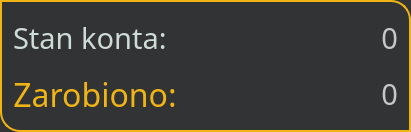
   <widget class="QGroupBox" name="groupBox_4">
    <property name="geometry">
     <rect>
      <x>320</x>
      <y>30</y>
      <width>411</width>
      <height>111</height>
     </rect>
    </property>
    <property name="styleSheet">
     <string notr="true">QGroupBox{
background-color:#313335;
border: 2px solid rgb(240, 181, 20);
border-bottom-left-radius:  20px;
border-top-right-radius:  20px;
}</string>
    </property>
    <property name="title">
     <string/>
    </property>
    <layout class="QFormLayout" name="formLayout">
     <item row="0" column="0">
      <widget class="QLabel" name="label_2">
       <property name="font">
        <font>
         <family>Bahnschrift</family>
         <pointsize>22</pointsize>
         <weight>9</weight>
         <italic>false</italic>
         <bold>false</bold>
        </font>
       </property>
       <property name="styleSheet">
        <string notr="true">font: 75 22pt &quot;Bahnschrift&quot;;
color: #CFDBD5;</string>
       </property>
       <property name="text">
        <string>Stan konta:</string>
       </property>
      </widget>
     </item>
     <item row="0" column="1">
      <widget class="QLabel" name="ShowTotalEuro">
       <property name="minimumSize">
        <size>
         <width>0</width>
         <height>50</height>
        </size>
       </property>
       <property name="font">
        <font>
         <family>Bahnschrift</family>
         <pointsize>22</pointsize>
         <weight>9</weight>
         <italic>false</italic>
         <bold>false</bold>
        </font>
       </property>
       <property name="autoFillBackground">
        <bool>false</bool>
       </property>
       <property name="styleSheet">
        <string notr="true">font: 75 22pt &quot;Bahnschrift&quot;;
color: #C8C8C8;</string>
       </property>
       <property name="frameShape">
        <enum>QFrame::NoFrame</enum>
       </property>
       <property name="lineWidth">
        <number>2</number>
       </property>
       <property name="text">
        <string>0</string>
       </property>
       <property name="alignment">
        <set>Qt::AlignRight|Qt::AlignTrailing|Qt::AlignVCenter</set>
       </property>
      </widget>
     </item>
     <item row="1" column="0">
      <widget class="QLabel" name="earnLabel">
       <property name="minimumSize">
        <size>
         <width>0</width>
         <height>50</height>
        </size>
       </property>
       <property name="font">
        <font>
         <family>Bahnschrift</family>
         <pointsize>24</pointsize>
         <weight>9</weight>
         <italic>false</italic>
         <bold>false</bold>
         <kerning>true</kerning>
        </font>
       </property>
       <property name="styleSheet">
        <string notr="true">font: 75 24pt &quot;Bahnschrift&quot;;color:  rgb(240, 181, 20);</string>
       </property>
       <property name="text">
        <string>Zarobiono:</string>
       </property>
       <property name="alignment">
        <set>Qt::AlignCenter</set>
       </property>
      </widget>
     </item>
     <item row="1" column="1">
      <widget class="QLabel" name="showEarnLabel">
       <property name="minimumSize">
        <size>
         <width>0</width>
         <height>50</height>
        </size>
       </property>
       <property name="font">
        <font>
         <family>Bahnschrift</family>
         <pointsize>22</pointsize>
         <weight>9</weight>
         <italic>false</italic>
         <bold>false</bold>
         <kerning>true</kerning>
        </font>
       </property>
       <property name="styleSheet">
        <string notr="true">font: 75 22pt &quot;Bahnschrift&quot;;
color: #C8C8C8;</string>
       </property>
       <property name="text">
        <string>0</string>
       </property>
       <property name="alignment">
        <set>Qt::AlignRight|Qt::AlignTrailing|Qt::AlignVCenter</set>
       </property>
      </widget>
     </item>
    </layout>
   </widget>
